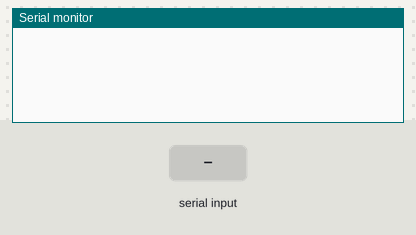
Bench run of a sketch on a simulated Arduino Uno, built with avr-gcc and run on an emulated ATmega328P. Parts: the last lines printed to the serial monitor. The inputs (shaded band) are chosen by the test bench.

Above: at 1.2 s.
1.3 s: "Manual 1\n" received over Serial
At 2.5 s:
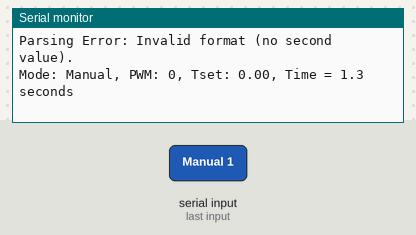
2.8 s: "Proportional 1\n" received over Serial
At 3.9 s:
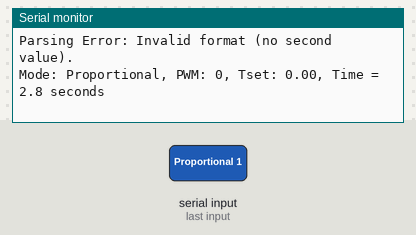
4.3 s: "Manual\n" received over Serial
At 5.2 s:
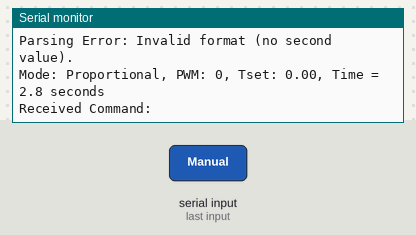

Measured:
- after the input at 1.3 s, the serial monitor: prints a new line at once (image 1)
- after the input at 2.8 s, the serial monitor: prints a new line after 0.07 s (image 2)
- after the input at 4.3 s, the serial monitor: prints a new line at once (image 3)

The sketch:

SerialTestOct16e.m.ino
```cpp
unsigned long startTime = 0;
String receivedString;

void setup() {
  Serial.begin(9600);
  startTime = millis(); // Record the start time
}

void loop() {
  unsigned long currentTime = millis();
  float elapsedSeconds = (currentTime - startTime) / 1000.0;

  if (Serial.available() > 0) {
    receivedString = Serial.readStringUntil('\n'); // Read until a newline character is encountered

    // Initialize variables
    String command;
    String mode;
    int pwm;
    float Tset;

    // Use a String tokenizer to split the received string
    int spaceIndex = receivedString.indexOf(' ');
    if (spaceIndex > 0) {
      command = receivedString.substring(0, spaceIndex);
      receivedString = receivedString.substring(spaceIndex + 1);

      spaceIndex = receivedString.indexOf(' ');
      if (spaceIndex > 0) {
        pwm = receivedString.substring(0, spaceIndex).toInt();
        Tset = receivedString.substring(spaceIndex + 1).toFloat();

      //   // Print the parsed values on one line with commas
      //   Serial.print("Received Command: ");
      //   Serial.print(command);
      //   Serial.print(", Received PWM: ");
      //   Serial.print(pwm);
      //   Serial.print(", Received Tset: ");
      //   Serial.print(Tset);

      //   // Send the elapsed time back to Matlab on the same line
      //   Serial.print(", Time = ");
      //   Serial.print(elapsedSeconds, 1); // Print elapsed time with 1 decimal place
      //   Serial.println(" seconds");
      // } else {
      //   Serial.println("Parsing Error: Invalid format (no third value).");
      // }
    } else {
      Serial.println("Parsing Error: Invalid format (no second value).");
    }
    }
  // Check the command and print the corresponding message
      if (strcmp(command.c_str(), "Manual") == 0) {

        mode = command.c_str();
        Serial.print("Mode: ");
        Serial.print(mode);
        Serial.print(", PWM: ");
        Serial.print(pwm);
        Serial.print(", Tset: ");
        Serial.print(Tset);
        Serial.print(", Time = ");
        Serial.print(elapsedSeconds, 1); // Print elapsed time with 1 decimal place
        Serial.println(" seconds");
      }
        else if (strcmp(command.c_str(), "Proportional") == 0) {
        mode = command.c_str();
        Serial.print("Mode: ");
        Serial.print(mode);
        Serial.print(", PWM: ");
        Serial.print(pwm);
        Serial.print(", Tset: ");
        Serial.print(Tset);
        Serial.print(", Time = ");
        Serial.print(elapsedSeconds, 1); // Print elapsed time with 1 decimal place
        Serial.println(" seconds");
      } else {
        Serial.print("Received Command: ");
        Serial.println(command);
      }
  }
}
```
